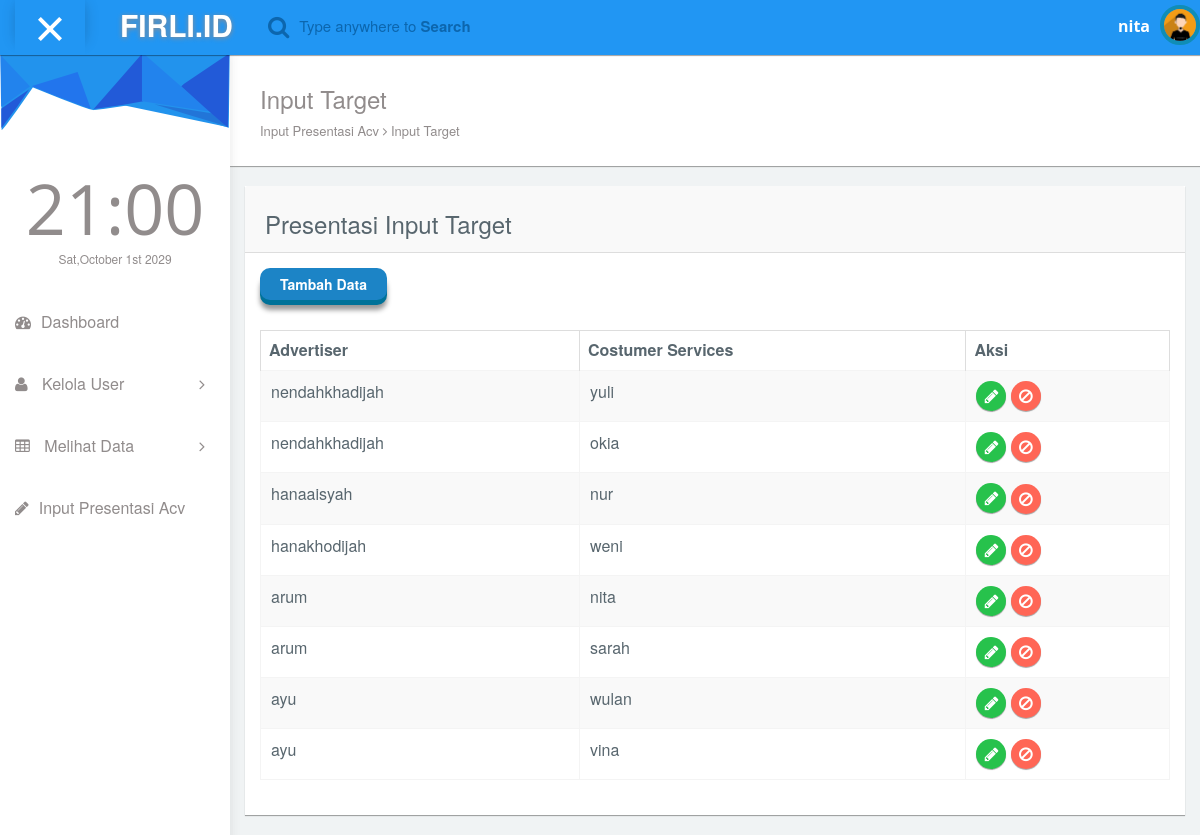
The app's page /Owner/kelola_user_relation.php (signed in) with its own data.
### tables this page shows
CREATE TABLE `ds_relation_cs_adv` (
  `id_relation` int(11) NOT NULL,
  `adv` varchar(200) DEFAULT NULL,
  `cs` varchar(200) DEFAULT NULL
);

### Owner/kelola_user_relation.php (the view, shortened to what this page needs)
<?php
	include("../Modul Database/koneksi.php");
?>
<!DOCTYPE php>
<html lang="en">
<head>
  <link rel="stylesheet" type="text/css" href="asset/css/bootstrap.min.css">
  <link rel="stylesheet" href="https://cdnjs.cloudflare.com/ajax/libs/flatpickr/4.2.3/flatpickr.css">
  <link rel="stylesheet" href="https://cdnjs.cloudflare.com/ajax/libs/flatpickr/4.2.3/themes/dark.css">
  <link rel="stylesheet" type="text/css" href="asset/css/plugins/font-awesome.min.css"/>
  <link rel="stylesheet" type="text/css" href="asset/css/plugins/datatables.bootstrap.min.css"/>
  <link rel="stylesheet" type="text/css" href="asset/css/plugins/animate.min.css"/>
  <link href="asset/css/style.css" rel="stylesheet">
</head>
<body id="mimin" class="dashboard">
        <nav class="navbar navbar-default header navbar-fixed-top">
          <div class="col-md-12 nav-wrapper">
            <div class="navbar-header" style="width:100%;">
              <div class="opener-left-menu is-open">
                <span class="bottom"></span>
              </div>
                <a href="index_own.php" class="navbar-brand">
                 <b>FIRLI.ID</b>
                </a>
              <ul class="nav navbar-nav search-nav">
                <li>
                   <div class="search">
                    <span class="fa fa-search icon-search" style="font-size:23px;"></span>
                    <div class="form-group form-animate-text">
                      <input type="text" class="form-text" required>
                      <label class="label-search">Type anywhere to <b>Search</b> </label>
                    </div>
                  </div>
                </li>
              </ul>
              <ul class="nav navbar-nav navbar-right user-nav">
                <li class="user-name"><span><?php
								if(isset($_SESSION["username"])){
									echo explode("_",$_SESSION["username"])[0];
								}
							?></span></li>
                  <li class="dropdown avatar-dropdown">
                   <img src="asset/img/avatar.jpg" class="img-circle avatar" alt="user name" data-toggle="dropdown" aria-haspopup="true" aria-expanded="true"/>
                </li>
              </ul>
            </div>
          </div>
        </nav>
      <div class="container-fluid mimin-wrapper">
            <div id="left-menu">
              <div class="sub-left-menu scroll">
                <ul class="nav nav-list">
                    <li><div class="left-bg"></div></li>
                    <li class="time">
                      <h1 class="animated fadeInLeft">21:00</h1>
                      <p class="animated fadeInRight">Sat,October 1st 2029</p>
                    </li>
                    <li >
                        <a href="index_own.php">
                           <span class="fa fa-dashboard"></span>Dashboard
                        </a>
                    </li>
                    <li ><a class="tree-toggle nav-header"><span class="fa fa-user"></span> Kelola User<span class="fa-angle-right fa right-arrow text-right"></span> </a>
                    </li>
                    <li ><a class="tree-toggle nav-header"><span class="fa fa-table"></span> Melihat Data<span class="fa-angle-right fa right-arrow text-right"></span> </a>
                    </li>
                    <li >
                        <a href="input_target.php">
                           <span class="fa fa-pencil"></span>Input Presentasi Acv
                        </a>
                    </li>
                  </ul>
                </div>
            </div>
              <div id="content">
                <div class="panel">
                  <div class="panel-body">
                      <div class="col-md-6 col-sm-12">
                        <h3 class="animated fadeInLeft">Input Target</h3>
                        <p class="animated fadeInDown">
                          Input Presentasi Acv <span class="fa-angle-right fa"></span> Input Target
                        </p>
                    </div>
                  </div>
                </div>
              <div class="col-md-12 top-25 padding-0">
                <div class="col-md-12">
                  <div class="panel">
                    <div class="panel-heading"><h3>Presentasi Input Target</h3></div>
                      <div class="panel-body">
                        <a href="atur_input_user.php">
                        <input type="button" class=" btn btn-3d btn-primary " value="Tambah Data"/>
                        </a>
                      </div>
                    <div class="panel-body">
                      <div class="responsive-table">
                      <table id="datatables-example" class="table table-striped table-bordered" width="100%" cellspacing="0">
                      <thead>
                        <tr>
                          <th>Advertiser</th>
                          <th>Costumer Services</th>
						  <th>Aksi</th>
						</tr>
                      </thead>
                      <tbody>
						<?php
							$textquery = "SELECT * FROM ds_relation_cs_adv";
							$query = mysqli_query($conn,$textquery);
							while($data = mysqli_fetch_array($query)){
						?>
                        <tr>
                          <td><?php echo explode("_","$data[adv]")[1]; ?></td>
                          <td><?php echo explode("_","$data[cs]")[1]; ?></td>
                          <td>
							<a href="../Owner/atur_input_user.php?edit=<?php echo "$data[adv]"; ?>" >
								<button class=" btn btn-circle btn-mn btn-success" value="primary">
									<span class="fa fa-pencil"></span>
								</button>
							</a>
						   <button onClick=deleteData('<?php echo "$data[id_relation]"; ?>') class=" btn btn-circle btn-mn btn-danger" value="primary">
                                <span class="fa fa-ban"></span>
                            </button>
                          </td>
                        </tr>
						<?php
							}
						?>
                      </tbody>
                        </table>
                      </div>
                  </div>
                </div>
              </div>
              </div>
            </div>
</body>
</html>

### records on screen
ds_relation_cs_adv: adv "nendahkhadijah", cs "yuli"
ds_relation_cs_adv: adv "nendahkhadijah", cs "okia"
ds_relation_cs_adv: adv "hanaaisyah", cs "nur"
ds_relation_cs_adv: adv "hanakhodijah", cs "weni"
ds_relation_cs_adv: adv "arum", cs "nita"
ds_relation_cs_adv: adv "arum", cs "sarah"
ds_relation_cs_adv: adv "ayu", cs "wulan"
ds_relation_cs_adv: adv "ayu", cs "vina"

### other values on screen
explode("_",$_SESSION["username"])[0] "nita"
